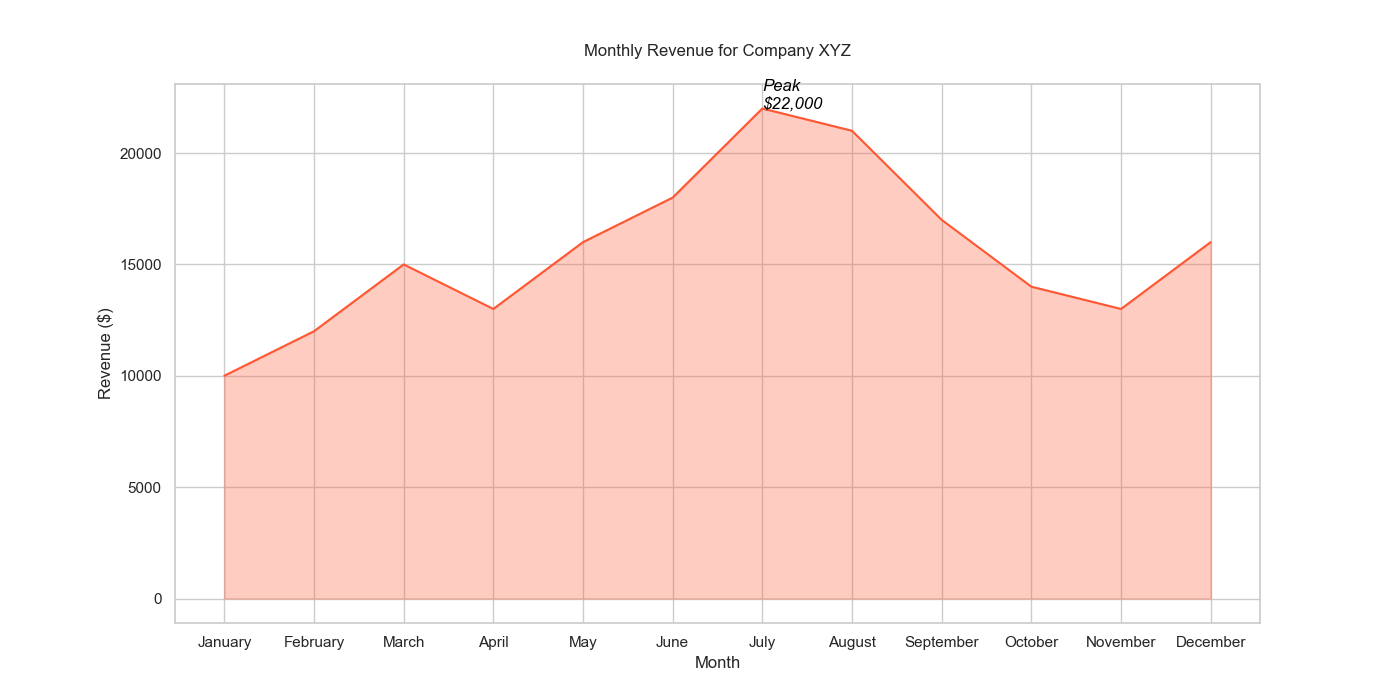

This chart was generated by the following Python code:

import pandas as pd
import seaborn as sns
import matplotlib.pyplot as plt

# Data
data = {
    'Month': ['January', 'February', 'March', 'April', 'May', 'June',
              'July', 'August', 'September', 'October', 'November', 'December'],
    'Revenue': [10000, 12000, 15000, 13000, 16000, 18000, 22000, 21000, 17000, 14000, 13000, 16000]
}

df = pd.DataFrame(data)

# Converting 'Month' to a categorical type for proper ordering
month_order = ['January', 'February', 'March', 'April', 'May', 'June',
               'July', 'August', 'September', 'October', 'November', 'December']
df['Month'] = pd.Categorical(df['Month'], categories=month_order, ordered=True)

# Initialize the figure
plt.figure(figsize=(14, 7))
sns.set(style="whitegrid")

# Create an area chart
sns.lineplot(data=df, x='Month', y='Revenue', color="#FF5733")
plt.fill_between(data=df, x='Month', y1='Revenue', alpha=0.3, color="#FF5733")

# Annotating the maximum revenue
max_revenue = df['Revenue'].max()
max_revenue_month = df.loc[df['Revenue'] == max_revenue, 'Month'].iloc[0]
plt.text(x=max_revenue_month, y=max_revenue, s='Peak\n${:,}'.format(max_revenue), color="black",
         horizontalalignment='left', size='medium', style='italic')

# Customize the axes and the title
plt.title("Monthly Revenue for Company XYZ", pad=20)
plt.xlabel("Month")
plt.ylabel("Revenue ($)")

# Show the plot
plt.show()
